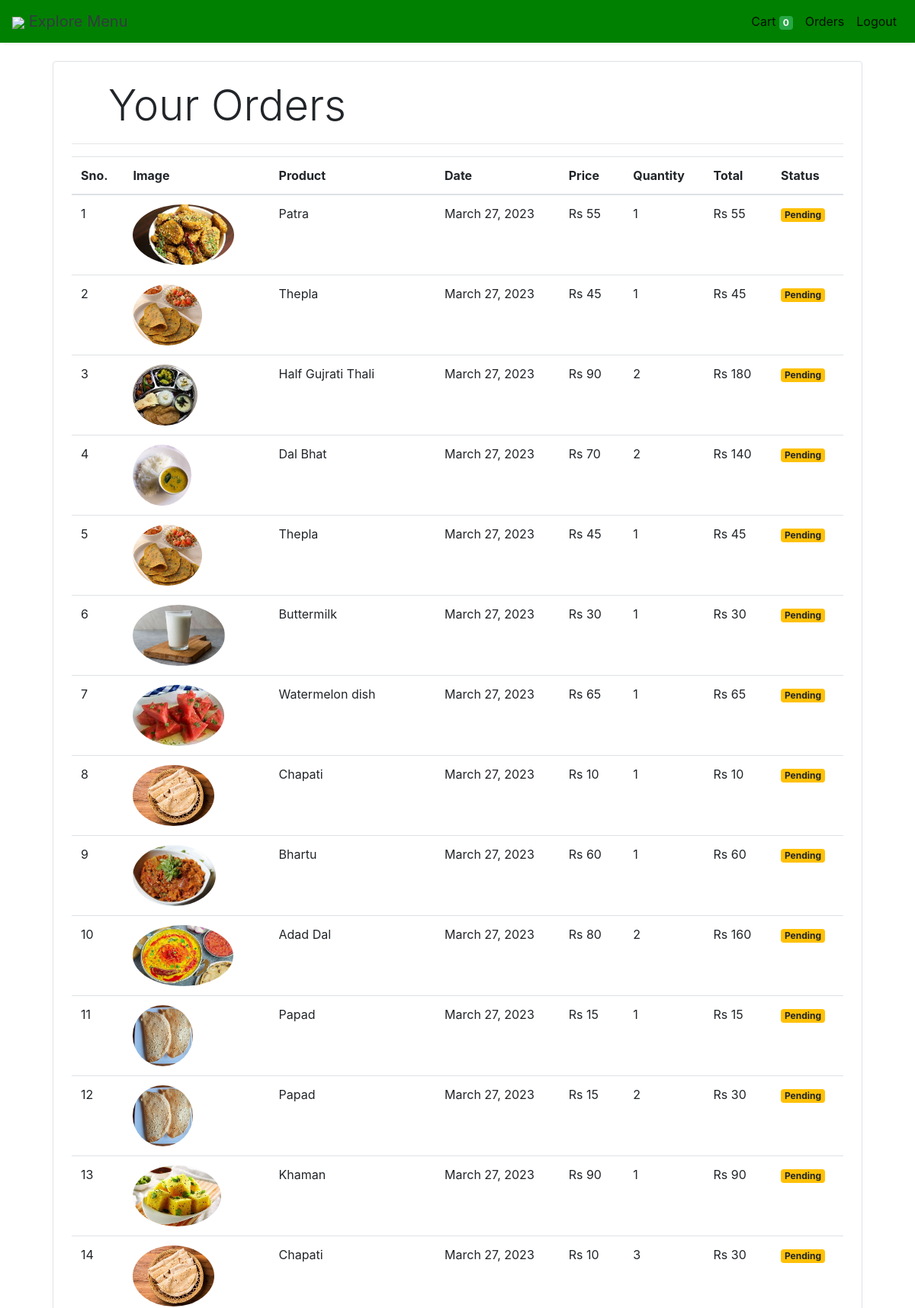
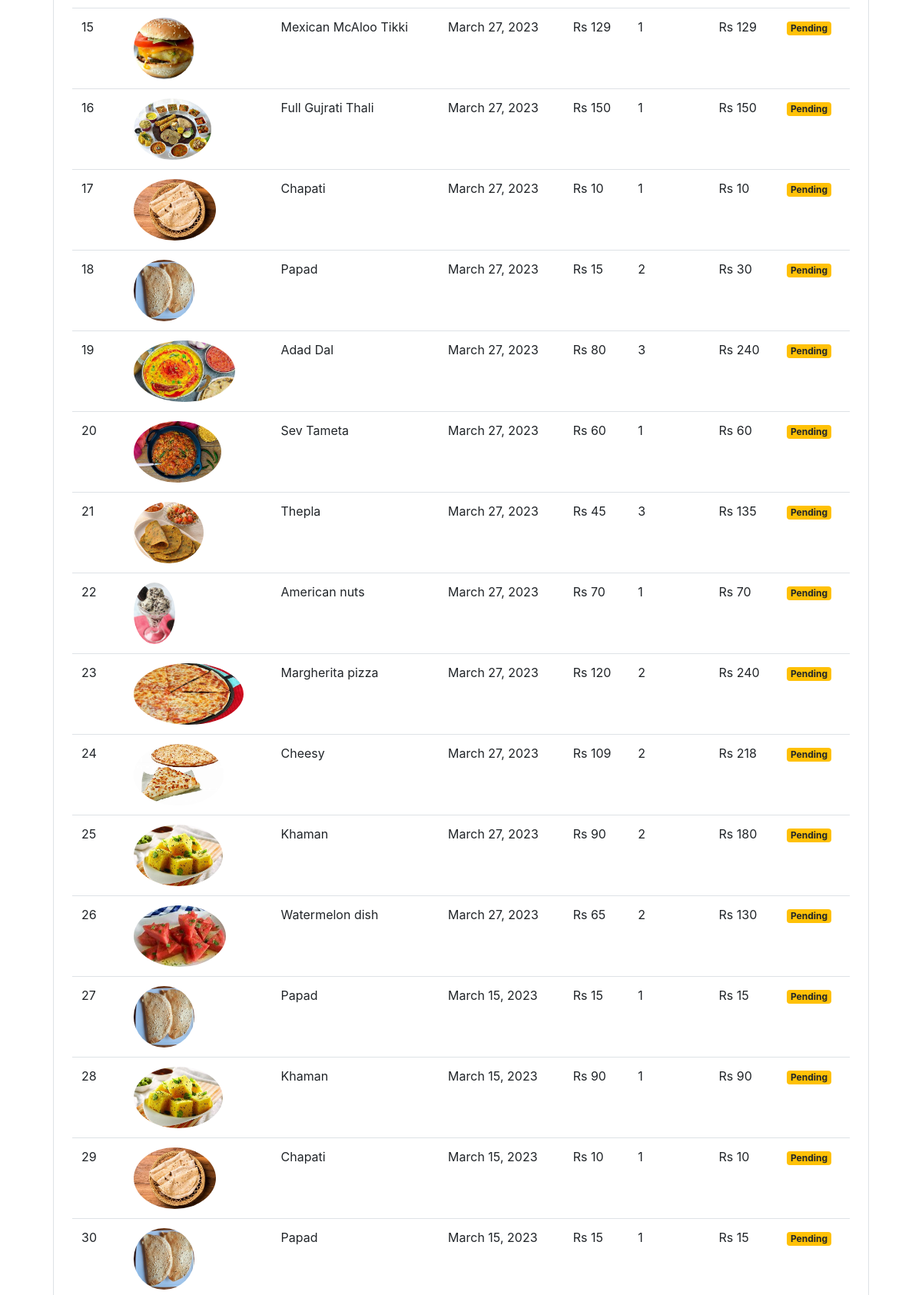
Page /orders (signed in, upper part) on the committed database (2 pictures, top to bottom).
### store/models/orders.py (models this page shows, shortened)
class Order(models.Model):
    product = models.ForeignKey(Products,
                                on_delete=models.CASCADE)
    customer = models.ForeignKey(Customer,
                                 on_delete=models.CASCADE)
    quantity = models.IntegerField(default=1)
    price = models.IntegerField()
    address = models.CharField (max_length=50, default='', blank=True)
    phone = models.CharField (max_length=50, default='', blank=True)
    date = models.DateField (default=datetime.datetime.today)
    status = models.BooleanField (default=False)
    @staticmethod
    def get_orders_by_customer(customer_id):
        return Order.objects.filter(customer=customer_id).order_by('-date')

### store/models/product.py (models this page shows, shortened)
class Products(models.Model):
    name = models.CharField(max_length=60)
    price= models.IntegerField(default=0)
    category= models.ForeignKey(Category,on_delete=models.CASCADE,default=1 )
    description= models.CharField(max_length=250, default='', blank=True, null= True)
    image= models.ImageField(upload_to='uploads/products/')

### store/middlewares/auth.py (the view)
    def middleware(request):
        print(request.session.get('customer'))
        returnUrl = request.META['PATH_INFO']
        print(request.META['PATH_INFO'])
        if not request.session.get('customer'):
           return redirect(f'login?return_url={returnUrl}')
        response = get_response(request)
        return response

### store/templatetags/custom_filter.py (called while the page is built)
@register.filter(name='currency')
def currency(number):
    return "Rs "+str(number)

@register.filter(name='multiply')
def multiply(number , number1):
    return number * number1

### store/views/orders.py (called while the page is built)
    def get(self , request ):
        customer = request.session.get('customer')
        orders = Order.get_orders_by_customer(customer)
        print(orders)
        return render(request , 'orders.html'  , {'orders' : orders})

### store/templates/orders.html
{% extends 'base.html' %}
{% block content %}
{% load cart %}
{% load custom_filter %}
<div class="container">
   <div class="border rounded p-4 m-4">
        <p class="display-4 pl-4 ml-4">Your Orders</p>
        <hr>
        <table class="table">
            <thead>
                <tr>
                    <th>Sno.</th>
                    <th>Image</th>
                    <th>Product</th>
                    <th>Date</th>
                    <th>Price</th>
                    <th>Quantity</th>
                    <th>Total</th>
                    <th>Status</th>
                </tr>
            </thead>
            <tbody>
                {% for order in orders %}
                <tr>
                    <td>{{forloop.counter}}</td>
                    <td><img style="height: 80px;" class="rounded-circle" src="{{order.product.image.url}}" alt=""></td>
                    <td>{{order.product.name}}</td>
                    <td>{{order.date}}</td>
                    <td>{{order.price|currency}}</td>
                    <td>{{order.quantity}}</td>
                    <td>{{order.quantity|multiply:order.price|currency}}</td>
                    {% if order.status %}
                    <td><small class="badge badge-success">Completed</small></td>
                    {%else%}
                    <td><small class="badge badge-warning">Pending</small></td>
                    {% endif %}
                </tr>
                {% endfor %}
            </tbody>
        </table>
   </div>
</div>
{% endblock %}

### rows in the picture
Order: product.image (picture), product.name "Patra", date "March 27, 2023", price "Rs 55", quantity "1", quantity|multiply "Rs 55", status "Pending"
Order: product.image (picture), product.name "Thepla", date "March 27, 2023", price "Rs 45", quantity "1", quantity|multiply "Rs 45", status "Pending"
Order: product.image (picture), product.name "Half Gujrati Thali", date "March 27, 2023", price "Rs 90", quantity "2", quantity|multiply "Rs 180", status "Pending"
Order: product.image (picture), product.name "Dal Bhat", date "March 27, 2023", price "Rs 70", quantity "2", quantity|multiply "Rs 140", status "Pending"
Order: product.image (picture), product.name "Thepla", date "March 27, 2023", price "Rs 45", quantity "1", quantity|multiply "Rs 45", status "Pending"
Order: product.image (picture), product.name "Buttermilk", date "March 27, 2023", price "Rs 30", quantity "1", quantity|multiply "Rs 30", status "Pending"
Order: product.image (picture), product.name "Watermelon dish", date "March 27, 2023", price "Rs 65", quantity "1", quantity|multiply "Rs 65", status "Pending"
Order: product.image (picture), product.name "Chapati", date "March 27, 2023", price "Rs 10", quantity "1", quantity|multiply "Rs 10", status "Pending"
Order: product.image (picture), product.name "Bhartu", date "March 27, 2023", price "Rs 60", quantity "1", quantity|multiply "Rs 60", status "Pending"
Order: product.image (picture), product.name "Adad Dal", date "March 27, 2023", price "Rs 80", quantity "2", quantity|multiply "Rs 160", status "Pending"
Order: product.image (picture), product.name "Papad", date "March 27, 2023", price "Rs 15", quantity "1", quantity|multiply "Rs 15", status "Pending"
Order: product.image (picture), product.name "Papad", date "March 27, 2023", price "Rs 15", quantity "2", quantity|multiply "Rs 30", status "Pending"
Order: product.image (picture), product.name "Khaman", date "March 27, 2023", price "Rs 90", quantity "1", quantity|multiply "Rs 90", status "Pending"
Order: product.image (picture), product.name "Chapati", date "March 27, 2023", price "Rs 10", quantity "3", quantity|multiply "Rs 30", status "Pending"
Order: product.image (picture), product.name "Mexican McAloo Tikki", date "March 27, 2023", price "Rs 129", quantity "1", quantity|multiply "Rs 129", status "Pending"
Order: product.image (picture), product.name "Full Gujrati Thali", date "March 27, 2023", price "Rs 150", quantity "1", quantity|multiply "Rs 150", status "Pending"
Order: product.image (picture), product.name "Chapati", date "March 27, 2023", price "Rs 10", quantity "1", quantity|multiply "Rs 10", status "Pending"
Order: product.image (picture), product.name "Papad", date "March 27, 2023", price "Rs 15", quantity "2", quantity|multiply "Rs 30", status "Pending"
Order: product.image (picture), product.name "Adad Dal", date "March 27, 2023", price "Rs 80", quantity "3", quantity|multiply "Rs 240", status "Pending"
Order: product.image (picture), product.name "Sev Tameta", date "March 27, 2023", price "Rs 60", quantity "1", quantity|multiply "Rs 60", status "Pending"
Order: product.image (picture), product.name "Thepla", date "March 27, 2023", price "Rs 45", quantity "3", quantity|multiply "Rs 135", status "Pending"
Order: product.image (picture), product.name "American nuts", date "March 27, 2023", price "Rs 70", quantity "1", quantity|multiply "Rs 70", status "Pending"
Order: product.image (picture), product.name "Margherita pizza", date "March 27, 2023", price "Rs 120", quantity "2", quantity|multiply "Rs 240", status "Pending"
Order: product.image (picture), product.name "Cheesy", date "March 27, 2023", price "Rs 109", quantity "2", quantity|multiply "Rs 218", status "Pending"
Order: product.image (picture), product.name "Khaman", date "March 27, 2023", price "Rs 90", quantity "2", quantity|multiply "Rs 180", status "Pending"
Order: product.image (picture), product.name "Watermelon dish", date "March 27, 2023", price "Rs 65", quantity "2", quantity|multiply "Rs 130", status "Pending"
Order: product.image (picture), product.name "Papad", date "March 15, 2023", price "Rs 15", quantity "1", quantity|multiply "Rs 15", status "Pending"
Order: product.image (picture), product.name "Khaman", date "March 15, 2023", price "Rs 90", quantity "1", quantity|multiply "Rs 90", status "Pending"
Order: product.image (picture), product.name "Chapati", date "March 15, 2023", price "Rs 10", quantity "1", quantity|multiply "Rs 10", status "Pending"
Order: product.image (picture), product.name "Papad", date "March 15, 2023", price "Rs 15", quantity "1", quantity|multiply "Rs 15", status "Pending"

### other values in the picture
{{ request.session.cart.keys|length }} "0"
